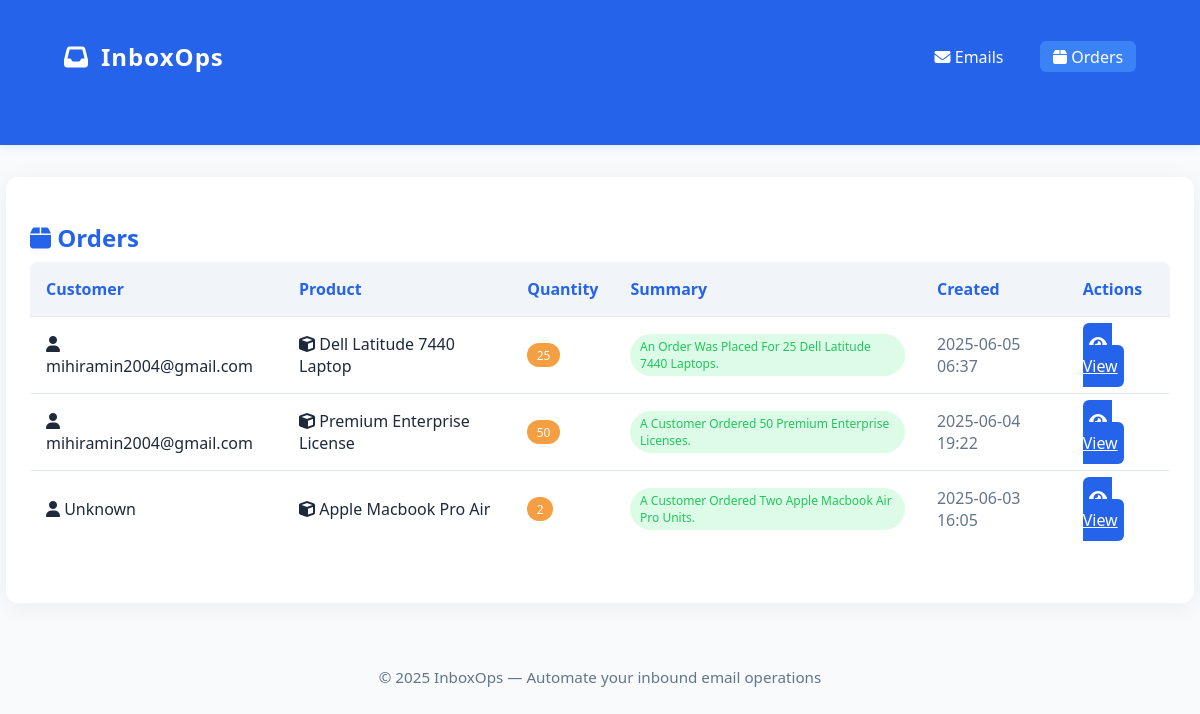
The page /orders on the database its author committed.
### app/models.py (models this page shows)
class Order(Base):
    __tablename__ = "orders"
    id = Column(Integer, primary_key=True, index=True)
    customer = Column(String)
    product = Column(String)
    quantity = Column(Integer)
    summary = Column(Text, nullable=True)
    created_at = Column(DateTime, default=datetime.utcnow)
    key = Column(String, unique=True)
    total_value = Column(Float, nullable=True)
    order_items = Column(JSON, nullable=True)  # <-- add this line if you want
    tags = Column(JSON, nullable=True)         # <-- add this line if you want

### app/main.py (the view)
@app.get("/orders")
def list_orders(request: Request, db: Session = Depends(get_db)):
    orders = db.query(Order).order_by(Order.created_at.desc()).all()
    return templates.TemplateResponse("orders.html", {"request": request, "orders": orders})

### templates/orders.html (shortened to what this page needs)
<!DOCTYPE html>
<html lang="en">
<head>
    <link rel="stylesheet" href="/static/styles.css">
    <link rel="stylesheet" href="https://cdnjs.cloudflare.com/ajax/libs/font-awesome/6.5.0/css/all.min.css">
</head>
<body>
    <header>
        <nav class="navbar">
            <div class="nav-brand">
                <i class="fa-solid fa-inbox"></i> InboxOps
            </div>
            <ul class="nav-links">
                <li><a href="/" title="View Emails"><i class="fa-solid fa-envelope"></i> Emails</a></li>
                <li><a href="/orders" class="active" title="View Orders"><i class="fa-solid fa-box"></i> Orders</a></li>
            </ul>
        </nav>
    </header>
    <div class="container">
        <h2><i class="fa-solid fa-box"></i> Orders</h2>
        {% if orders|length == 0 %}
            <div class="card" style="text-align:center;">
                <i class="fa-solid fa-box-open" style="font-size:2em;color:#64748b;"></i>
                <p class="text-muted">No orders found yet.</p>
            </div>
        {% else %}
        <table class="table">
            <thead>
                <tr>
                    <th>Customer</th>
                    <th>Product</th>
                    <th>Quantity</th>
                    <th>Summary</th>
                    <th>Created</th>
                    <th>Actions</th>
                </tr>
            </thead>
            <tbody>
                {% for order in orders %}
                <tr>
                    <td>
                        <i class="fa-solid fa-user"></i>
                        {{ order.customer }}
                    </td>
                    <td>
                        <i class="fa-solid fa-cube"></i>
                        {{ order.product }}
                    </td>
                    <td>
                        <span class="badge badge-accent">{{ order.quantity }}</span>
                    </td>
                    <td>
                        {% if order.summary %}
                            <span class="badge badge-success">{{ order.summary }}</span>
                        {% else %}
                            <span class="badge badge-warning">Processing...</span>
                        {% endif %}
                    </td>
                    <td class="text-muted">{{ order.created_at.strftime('%Y-%m-%d %H:%M') }}</td>
                    <td>
                        <a class="button" href="/orders/{{ order.id }}" title="View Order"><i class="fa-solid fa-eye"></i> View</a>
                    </td>
                </tr>
                {% endfor %}
            </tbody>
        </table>
        {% endif %}
    </div>
    <footer>
        &copy; 2025 InboxOps &mdash; <span class="text-muted">Automate your inbound email operations</span>
    </footer>
</body>
</html>

### static/styles.css (style rules this page uses)
body { background: #f8fafc; color: #1e293b; font-family: 'Segoe UI', 'Roboto', Arial, sans-serif; margin: 0; padding: 0; }
header { background: #2563eb; color: #fff; padding: 1.5rem 2rem; box-shadow: 0 2px 8px rgba(37,99,235,0.08); margin-bottom: 2rem; }
h1, h2, h3 { color: #2563eb; margin-bottom: 0.5rem; }
.container { max-width: 95vw; margin: 0 auto; background: #fff; border-radius: 12px; box-shadow: 0 4px 24px rgba(30,41,59,0.06); padding: 1.5rem; }
.table { width: 100%; border-collapse: collapse; margin-bottom: 2rem; background: #fff; border-radius: 8px; overflow: hidden; }
.table th, .table td { padding: 1rem; border-bottom: 1px solid #e2e8f0; text-align: left; }
.table th { background: #f1f5f9; color: #2563eb; font-weight: 600; }
.table tr:last-child td { border-bottom: none; }
.badge { display: inline-block; padding: 0.3em 0.8em; border-radius: 999px; font-size: 0.95em; font-weight: 500; background: #e0e7ff; color: #2563eb; }
.badge-success { background: #dcfce7; color: #22c55e; }
.button { background: #2563eb; color: #fff; border: none; border-radius: 6px; padding: 0.6em 0.4em; font-size: 1em; cursor: pointer; transition: background 0.2s; font-weight: 500; }
.text-muted { color: #64748b; }
footer { text-align: center; color: #64748b; padding: 2rem 0 1rem 0; margin-top: 2rem; font-size: 0.95em; }
.navbar { display: flex; justify-content: space-between; align-items: center; background: #2563eb; padding: 1rem 2rem; border-radius: 0 0 12px 12px; margin-bottom: 2rem; }
.nav-brand { color: #fff; font-size: 1.5em; font-weight: bold; letter-spacing: 1px; display: flex; align-items: center; gap: 0.5em; }
.nav-links { list-style: none; display: flex; gap: 1.5em; margin: 0; padding: 0; }
.nav-links li a { color: #fff; text-decoration: none; font-weight: 500; transition: color 0.2s; padding: 0.3em 0.8em; border-radius: 6px; }
.nav-links li a.active, .nav-links li a:hover { background: #3b82f6; color: #fff; }
.badge-accent { background: #f59e42; color: #fff; }
.button i { margin-right: 0.3em; }
.badge { display: inline-block; padding: 0.3em 0.8em; border-radius: 999px; font-size: 0.85em; font-weight: 500; }
.badge { display: inline-block; padding: 0.3em 0.8em; border-radius: 999px; font-size: 0.75em; font-weight: 500; text-transform: capitalize; }

### rows shown on the page
Order: customer "mihiramin2004@gmail.com", product "Dell Latitude 7440 Laptop", quantity "25", summary "An Order Was Placed For 25 Dell Latitude 7440 Laptops.", created_at "2025-06-05 06:37"
Order: customer "mihiramin2004@gmail.com", product "Premium Enterprise License", quantity "50", summary "A Customer Ordered 50 Premium Enterprise Licenses.", created_at "2025-06-04 19:22"
Order: customer "Unknown", product "Apple Macbook Pro Air", quantity "2", summary "A Customer Ordered Two Apple Macbook Air Pro Units.", created_at "2025-06-03 16:05"
